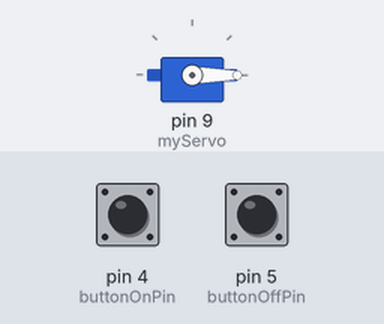
This sketch was run on a simulated Arduino Nano, built with avr-gcc and run on an emulated ATmega328P. Parts: servo. The test bench sets the inputs (shaded band); at power-on: pin 4 (buttonOnPin) HIGH, pin 5 (buttonOffPin) HIGH. What the sketch prints to the serial monitor is not drawn.

Above: at 1.2 s.
1.3 s: pin 4 (buttonOnPin) pulled LOW for 0.15 s
At 2.2 s:
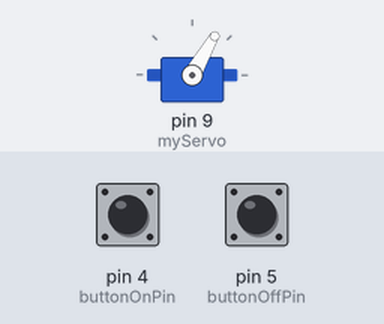
4.4 s: pin 5 (buttonOffPin) pulled LOW for 0.15 s
At 5.3 s:
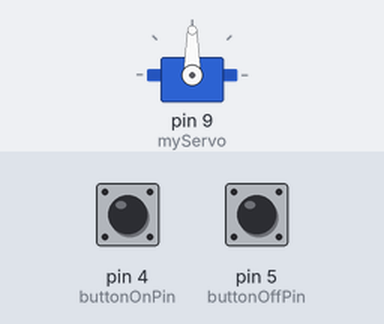
6.0 s: pin 5 (buttonOffPin) pulled LOW for 3.2 s
At 7.0 s:
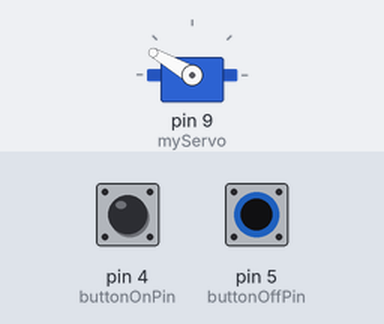
10.7 s: pin 4 (buttonOnPin) pulled LOW for 3.2 s
At 11.7 s:
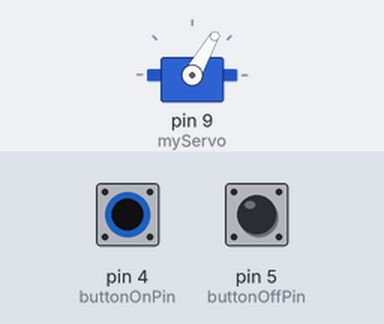
Timing chart, 0 to 15.4 s (numbered marks = the images above; inputs shaded):
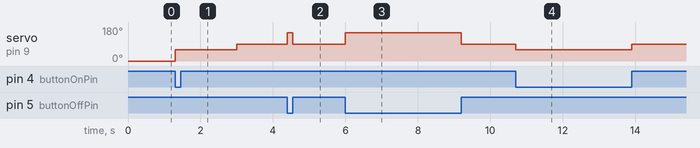

Measured:
- after the input at 1.3 s, servo on pin 9 (myServo): 0° → 60° at once, → 90° 1.7 s later
- after the input at 4.4 s, servo on pin 9 (myServo): 90° → 150° at once, → 90° 0.15 s later
- after the input at 6.0 s, servo on pin 9 (myServo): 90° → 150° at once, → 90° 3.2 s later
- after the input at 10.7 s, servo on pin 9 (myServo): 90° → 60° at once, → 90° 3.2 s later

The sketch:

pwmGenerator.ino
```cpp
/*  Project arsy
*
*   Create a pwm signal to test arsy
*
*   Connect a momentary swith between digital pin 4 and GND - ON (A)
*   Connect a momentary swith between digital pin 5 and GND - OFF (B)
*   Connect digital pin 9 to the sensor pin (digital pin 2) on the nano running arsy.
*   press and hold the on button for 2 seconds to turn on the relay
*   press the off button to immediately turn off the relay
*/

#include <Servo.h>

Servo myServo;
const int buttonOnPin = 4;
const int buttonOffPin = 5;
int myAngle = 0;
unsigned long offTime = 0;

void setup() {
  Serial.begin(115200);

  // put your setup code here, to run once:
  myServo.attach(9);
  pinMode(buttonOnPin, INPUT_PULLUP);
  pinMode(buttonOffPin, INPUT_PULLUP);
  offTime = millis();
}
void loop() {
  // Pretend to turn the car on after 3 seconds
  if (millis() > offTime + 3000) {
    myAngle = 90;
  }

  if (!digitalRead(buttonOnPin)) {
    // Turn on the motor
    myAngle = 60;
  }

  if (!digitalRead(buttonOffPin)) {
    // Turn on the motor
    myAngle = 150;
  }

  // Control the servo
  Serial.println(myAngle);
  myServo.write(myAngle);

}
```
